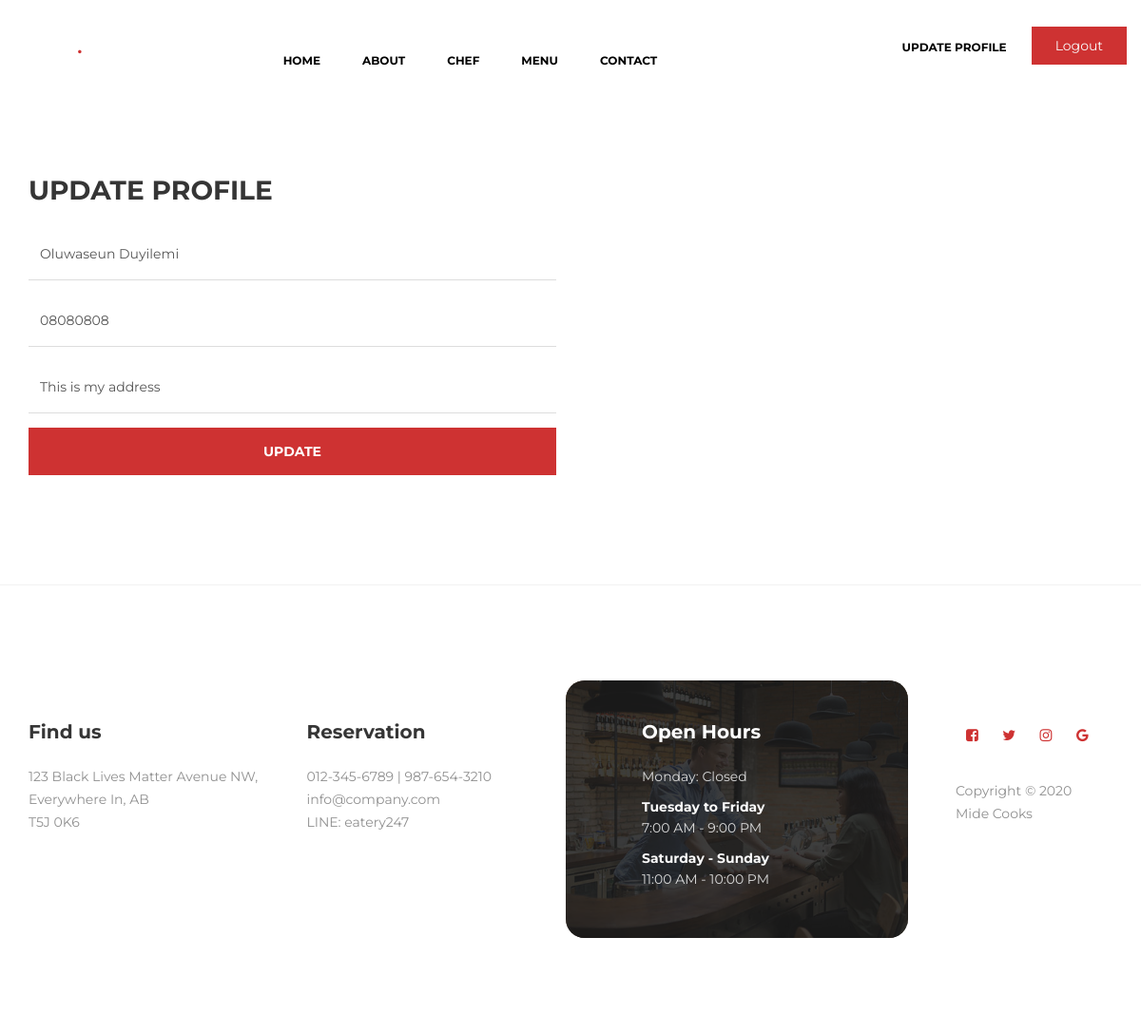
/update.php (signed in), run on the app's committed database.
### tables this page shows
CREATE TABLE `users` (
  `name` varchar(100) NOT NULL,
  `email` varchar(100) NOT NULL,
  `password` varchar(100) NOT NULL,
  `phone` varchar(100) NOT NULL,
  `address` varchar(100) NOT NULL
);

### update.php (the view, shortened to what this page needs)
<?php
require("connect.php");
if (isset($_SESSION['user']))
{
  $user = $_SESSION['user'];
  $Quedybbr="SELECT * FROM users WHERE email='$user'";
     $run_quedybbr=mysqli_query($conn, $Quedybbr) or die('Error!!! ,query failed'.mysql_error());
          while($profidybbr=mysqli_fetch_array($run_quedybbr))
                 {
                 $uname=$profidybbr['name'];
                 $uaddress=$profidybbr['address'];
                 $uphone=$profidybbr['phone'];
                 }
}
else
{
  header("location:index.php");
}
?>
<!DOCTYPE html>
<html lang="en">
<head>
     <link rel="stylesheet" href="css/bootstrap.min.css">
     <link rel="stylesheet" href="css/font-awesome.min.css">
     <link rel="stylesheet" href="css/animate.css">
     <link rel="stylesheet" href="css/owl.carousel.css">
     <link rel="stylesheet" href="css/owl.theme.default.min.css">
     <link rel="stylesheet" href="css/magnific-popup.css">
     <link rel="stylesheet" href="css/templatemo-stylee.css">
</head>
<body>
     <section class="navbar custom-navbar navbar-fixed-top" role="navigation">
          <div class="container">
               <div class="navbar-header">
                    <a href="index.html" class="navbar-brand">Mide <span>.</span> Cooks</a>
               </div>
               <div class="collapse navbar-collapse">
                    <ul class="nav navbar-nav navbar-nav-first">
                         <li style="color:#CE3232; padding-top:14px;"><a href="index.php">Home</a></li>
                         <li style="color:#CE3232; padding-top:14px;"><a href="index.php#about">About</a></li>
                         <li style="color:#CE3232; padding-top:14px;"><a href="index.php#team">Chef</a></li>
                         <li style="color:#CE3232; padding-top:14px;"><a href="index.php#menu">Menu</a></li>
                         <li style="color:#CE3232; padding-top:14px;"><a href="index.php#contact">Contact</a></li>
                    </ul>
                    <ul class="nav navbar-nav navbar-right">
                         <li>
                           <a href="update.php"><?php if (isset($_SESSION['user'])) { echo "UPDATE PROFILE"; } else  { } ?></a>
                         </li>
                         <?php
                        if (isset($_SESSION['user'])) { echo "<a href='logout.php' class='section-btn'>Logout</a>";
                         }
                         else
                         {
                         	echo "<a href='login.php' class='section-btn'>Login</a>";
                         }
                         ?>
                    </ul>
               </div>
          </div>
     </section>
     <section id="contact" data-stellar-background-ratio="0.5">
          <div class="container"><br><br><br>
               <div class="row">
                    <div class="col-md-6 col-sm-12">
                         <div class="col-md-12 col-sm-12">
                         </div>
                         <form action="" method="post" class="wow fadeInUp" >
                              <h2 >UPDATE PROFILE</h2>
                              <input type="text" class="form-control" id="cf-name" name="name" value="<?php echo $uname; ?>">
                              <input type="text" class="form-control" id="cf-name" name="phone" value="<?php echo $uphone; ?>">
                              <input type="text" class="form-control" id="cf-name" name="address" value="<?php echo $uaddress; ?>"="Full name">
                                   <button type="submit" class="form-control" id="cf-submit" name="submit">UPDATE</button>
                              </div>
                    </div>
               </div>
     </section>
     <footer id="footer" data-stellar-background-ratio="0.5">
          <div class="container">
               <div class="row">
                    <div class="col-md-3 col-sm-8">
                         <div class="footer-info">
                              <div class="section-title">
                                   <h2 class="wow fadeInUp" data-wow-delay="0.2s">Find us</h2>
                              </div>
                              <address class="wow fadeInUp" data-wow-delay="0.4s">
                              <p>123 Black Lives Matter Avenue NW,<br> Everywhere In, AB<br> T5J 0K6 </p>
                              </address>
                         </div>
                    </div>
                    <div class="col-md-3 col-sm-8">
                         <div class="footer-info">
                              <div class="section-title">
                                   <h2 class="wow fadeInUp" data-wow-delay="0.2s">Reservation</h2>
                              </div>
                              <address class="wow fadeInUp" data-wow-delay="0.4s">
                                   <p>012-345-6789 | 987-654-3210</p>
                                   <p><a href="mailto:info@midecooks.com">info@company.com</a></p>
                                   <p>LINE: eatery247 </p>
                              </address>
                         </div>
                    </div>
                    <div class="col-md-4 col-sm-8">
                         <div class="footer-info footer-open-hour">
                              <div class="section-title">
                                   <h2 class="wow fadeInUp" data-wow-delay="0.2s">Open Hours</h2>
                              </div>
                              <div class="wow fadeInUp" data-wow-delay="0.4s">
                                   <p>Monday: Closed</p>
                                   <div>
                                        <strong>Tuesday to Friday</strong>
                                        <p>7:00 AM - 9:00 PM</p>
                                   </div>
                                   <div>
                                        <strong>Saturday - Sunday</strong>
                                        <p>11:00 AM - 10:00 PM</p>
                                   </div>
                              </div>
                         </div>
                    </div>
                    <div class="col-md-2 col-sm-4">
                         <ul class="wow fadeInUp social-icon" data-wow-delay="0.4s">
                              <li><a href="#" class="fa fa-facebook-square" attr="facebook icon"></a></li>
                              <li><a href="#" class="fa fa-twitter"></a></li>
                              <li><a href="#" class="fa fa-instagram"></a></li>
                              <li><a href="#" class="fa fa-google"></a></li>
                         </ul>
                         <div class="wow fadeInUp copyright-text" data-wow-delay="0.8s">
                              <p><br>Copyright &copy; 2020 <br>Mide Cooks</p>
                         </div>
                    </div>
               </div>
          </div>
     </footer>
</body>
</html>

### css/templatemo-stylee.css (style rules this page uses)
body { background: #ffffff; font-family: 'Montserrat', sans-serif; overflow-x: hidden; }
h1,h2,h3,h4,h5,h6 { font-weight: bold; line-height: inherit; }
h2 { color: #353535; font-size: 2em; padding-bottom: 10px; }
p { color: #757575; font-size: 14px; font-weight: normal; line-height: 24px; }
html { -webkit-font-smoothing: antialiased; }
a { color: #252525; -webkit-transition: 0.5s; transition: 0.5s; text-decoration: none !important; }
.section-title { padding-bottom: 40px; }
.section-title h2 { margin: 0; }
section { position: relative; padding: 100px 0; }
.section-btn { background: #ce3232; border-radius: 0; border: 0; color: #f9f9f9; font-size: inherit; font-weight: normal; padding: 10px 25px; transition: 0.5s 0.2s; }
.custom-navbar { border: none; margin-bottom: 0; padding: 25px 0; }
.custom-navbar .navbar-brand { color: #ffffff; font-size: 18px; font-weight: bold; }
.custom-navbar .navbar-brand span { color: #ce3232; }
.custom-navbar .navbar-nav.navbar-nav-first { margin-left: 8em; }
.custom-navbar .navbar-nav.navbar-right li a { padding-right: 12px; padding-left: 12px; }
.custom-navbar .navbar-nav.navbar-right .section-btn { display: inline-block; margin: 0.2em 0 0 1em; }
.custom-navbar .nav li a { font-size: 12px; font-weight: bold; color: #000; padding-right: 22px; padding-left: 22px; text-transform: uppercase; }
@media (min-width:768px) { .custom-navbar { border-bottom: 0; background: 0 0; } }
#contact .form-control { background: transparent; border: 0; border-bottom: 1px solid #dddddd; border-radius: 0; box-shadow: none; font-size: 14px; font-weight: normal; margin-bottom: 15px; transition: all ease-in-out 0.4s; }
#contact input { height: 55px; }
#contact button#cf-submit { background: #ce3232; border-radius: 0; border: 0; color: #ffffff; font-weight: bold; height: 50px; }
footer { border-top: 1px solid rgba(0,0,0,0.05); padding: 120px 0; padding-bottom: 80px; }
footer .section-title { padding-bottom: 10px; }
footer h2 { font-size: 20px; }
footer a, footer p { color: #909090; }
footer strong { color: #d9d9d9; }
footer address p { margin-bottom: 0; }
.footer-info, footer .social-icon { margin-top: 20px; }
.footer-open-hour { background: #ce3232; background: url('../images/footer-open-hour-bg.jpg') center center no-repeat; background-size: cover; border-radius: 20px; margin-top: 0; padding: 40px 0 40px 80px; overflow: hidden; position: relative; z-index: 22; right: 20px; bottom: 20px; }
.footer-open-hour::after { background: rgba(29,29,29,0.85); content: ""; position: absolute; top: 0; right: 0; bottom: 0; left: 0; width: 100%; height: 100%; z-index: -2222; }
.footer-open-hour h2 { color: #ffffff; }
.footer-open-hour p { color: #d9d9d9; }
.footer-open-hour strong { color: #f9f9f9; }
.social-icon { position: relative; padding: 0; margin: 0; }
.social-icon li { display: inline-block; list-style: none; margin-bottom: 5px; }
.social-icon li a { border-radius: 100px; color: #ce3232; font-size: 15px; width: 35px; height: 35px; line-height: 35px; text-decoration: none; text-align: center; transition: all 0.4s ease-in-out; position: relative; }

### data on the page
users: name "Oluwaseun Duyilemi", phone "08080808", address "This is my address"
